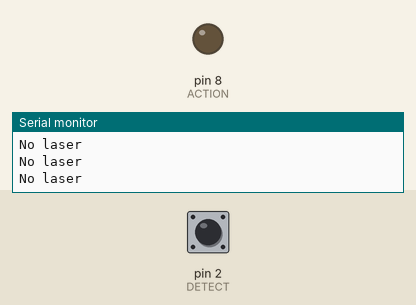
Recording of a sketch running on a simulated Arduino Uno, built with avr-gcc and run on an emulated ATmega328P. Shown: output pins drawn as LEDs (lit = HIGH), the last lines printed to the serial monitor. Dashed ring = blinking. Inputs (shaded band) come from the test bench; at power-on: pin 2 (DETECT) LOW.

Above: at 1.2 s.
1.3 s: pin 2 (DETECT) driven HIGH
At 2.1 s:
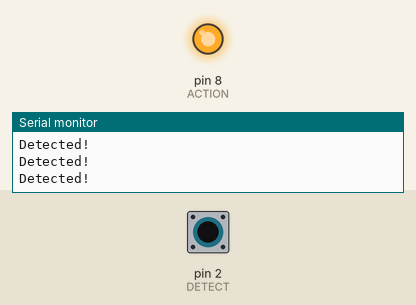
2.8 s: pin 2 (DETECT) driven LOW
At 3.2 s:
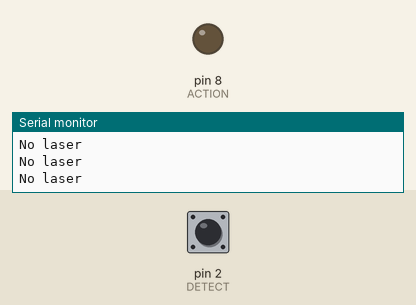
5.8 s: pin 2 (DETECT) pulsed HIGH 2 times (0.12 s each, 0.3 s apart)
At 6.16 s:
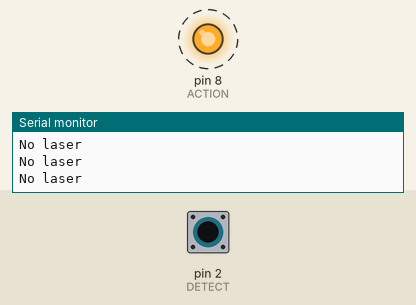
9.4 s: pin 2 (DETECT) pulsed HIGH 5 times (0.12 s each, 0.3 s apart)
At 11.9 s:
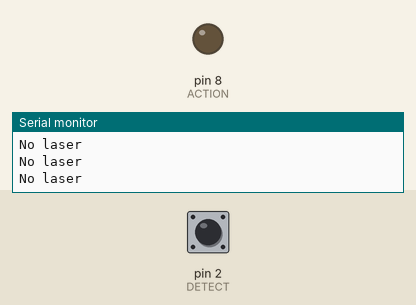
Timing chart, 0 to 13.4 s (numbered marks = the images above; inputs shaded):
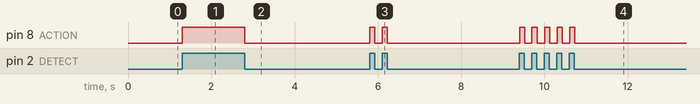

The sketch:

laser_sensor_code.ino
```cpp
#define DETECT 2
#define ACTION 8


void setup() {
  Serial.begin(9600);
  pinMode(DETECT, INPUT);
  pinMode(ACTION, OUTPUT);

}

void loop() {

  int detected = digitalRead(DETECT);


  if( detected == HIGH)
  {
    digitalWrite(ACTION,HIGH);
    Serial.println("Detected!");

  }else{
    digitalWrite(ACTION,LOW);
    Serial.println("No laser");

  }

}
```

Measured:
- after the input at 1.3 s, pin 8 (ACTION): LOW → HIGH at once
- after the input at 2.8 s, pin 8 (ACTION): HIGH → LOW at once
- after the input at 5.8 s, pin 8 (ACTION): alternates HIGH for 0.12 s and LOW for 0.18 s, 4 changes in all, then stays LOW, starting at once
- after the input at 9.4 s, pin 8 (ACTION): alternates HIGH for 0.13 s and LOW for 0.18 s, 10 changes in all, then stays LOW, starting at once
